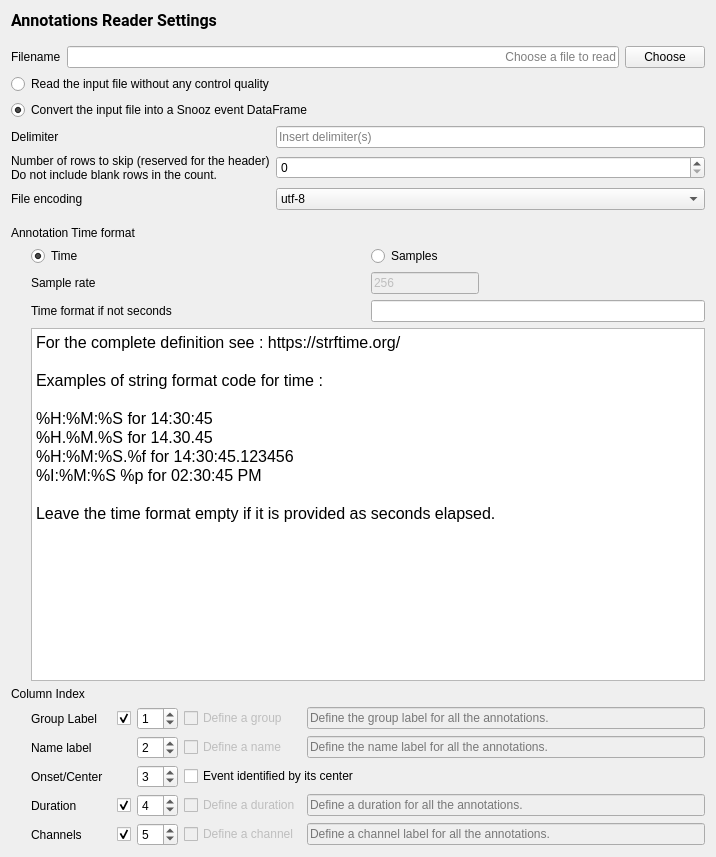
<?xml version="1.0" encoding="UTF-8"?>
<ui version="4.0">
 <class>EventReaderSettingsView</class>
 <widget class="QWidget" name="EventReaderSettingsView">
  <property name="geometry">
   <rect>
    <x>0</x>
    <y>0</y>
    <width>716</width>
    <height>857</height>
   </rect>
  </property>
  <property name="windowTitle">
   <string>Form</string>
  </property>
  <property name="styleSheet">
   <string notr="true">font: 12pt &quot;Roboto&quot;;</string>
  </property>
  <property name="inputMethodHints">
   <set>Qt::ImhNone</set>
  </property>
  <layout class="QHBoxLayout" name="horizontalLayout_3">
   <item>
    <layout class="QVBoxLayout" name="verticalLayout_3">
     <property name="sizeConstraint">
      <enum>QLayout::SetFixedSize</enum>
     </property>
     <item>
      <widget class="QLabel" name="label_10">
       <property name="font">
        <font>
         <family>Roboto</family>
         <pointsize>12</pointsize>
         <weight>50</weight>
         <italic>false</italic>
         <bold>false</bold>
        </font>
       </property>
       <property name="text">
        <string>&lt;html&gt;&lt;head/&gt;&lt;body&gt;&lt;p&gt;&lt;span style=&quot; font-weight:600;&quot;&gt;Annotations Reader Settings&lt;/span&gt;&lt;/p&gt;&lt;/body&gt;&lt;/html&gt;</string>
       </property>
      </widget>
     </item>
     <item>
      <spacer name="verticalSpacer_2">
       <property name="orientation">
        <enum>Qt::Vertical</enum>
       </property>
       <property name="sizeType">
        <enum>QSizePolicy::Fixed</enum>
       </property>
       <property name="sizeHint" stdset="0">
        <size>
         <width>20</width>
         <height>10</height>
        </size>
       </property>
      </spacer>
     </item>
     <item>
      <layout class="QVBoxLayout" name="verticalLayout">
       <item>
        <layout class="QGridLayout" name="gridLayout">
         <item row="0" column="2">
          <widget class="QPushButton" name="choose_pushbutton">
           <property name="maximumSize">
            <size>
             <width>80</width>
             <height>16777215</height>
            </size>
           </property>
           <property name="text">
            <string>Choose</string>
           </property>
          </widget>
         </item>
         <item row="0" column="1">
          <widget class="QLineEdit" name="filename_lineedit">
           <property name="maximumSize">
            <size>
             <width>16777215</width>
             <height>16777215</height>
            </size>
           </property>
           <property name="text">
            <string/>
           </property>
           <property name="alignment">
            <set>Qt::AlignRight|Qt::AlignTrailing|Qt::AlignVCenter</set>
           </property>
           <property name="placeholderText">
            <string>Choose a file to read</string>
           </property>
          </widget>
         </item>
         <item row="0" column="0">
          <widget class="QLabel" name="label">
           <property name="maximumSize">
            <size>
             <width>16777215</width>
             <height>16777215</height>
            </size>
           </property>
           <property name="layoutDirection">
            <enum>Qt::LeftToRight</enum>
           </property>
           <property name="text">
            <string>Filename</string>
           </property>
           <property name="alignment">
            <set>Qt::AlignLeading|Qt::AlignLeft|Qt::AlignVCenter</set>
           </property>
          </widget>
         </item>
        </layout>
       </item>
       <item>
        <layout class="QGridLayout" name="gridLayout_3">
         <item row="3" column="1">
          <widget class="QSpinBox" name="spinBox_nrows_hdr">
           <property name="toolTip">
            <string>Blank rows are skipped automatically, so do not include them in the row count to skip. This feature is important to prevent issues with files that end with blank rows.</string>
           </property>
          </widget>
         </item>
         <item row="1" column="0" colspan="2">
          <widget class="QRadioButton" name="radioButton_snooz">
           <property name="text">
            <string>Convert the input file into a Snooz event DataFrame</string>
           </property>
           <property name="checked">
            <bool>true</bool>
           </property>
           <attribute name="buttonGroup">
            <string notr="true">buttonGroup</string>
           </attribute>
          </widget>
         </item>
         <item row="4" column="0">
          <widget class="QLabel" name="label_13">
           <property name="text">
            <string>File encoding</string>
           </property>
          </widget>
         </item>
         <item row="3" column="0">
          <widget class="QLabel" name="label_12">
           <property name="text">
            <string>Number of rows to skip (reserved for the header)
Do not include blank rows in the count.</string>
           </property>
          </widget>
         </item>
         <item row="2" column="1">
          <widget class="QLineEdit" name="delimiter_lineedit">
           <property name="toolTip">
            <string>&lt;html&gt;&lt;head/&gt;&lt;body&gt;&lt;p&gt;For tabulation write \t.&lt;/p&gt;&lt;/body&gt;&lt;/html&gt;</string>
           </property>
           <property name="inputMethodHints">
            <set>Qt::ImhDialableCharactersOnly</set>
           </property>
           <property name="alignment">
            <set>Qt::AlignLeading|Qt::AlignLeft|Qt::AlignVCenter</set>
           </property>
           <property name="placeholderText">
            <string>Insert delimiter(s)</string>
           </property>
          </widget>
         </item>
         <item row="2" column="0">
          <widget class="QLabel" name="label_11">
           <property name="text">
            <string>Delimiter</string>
           </property>
          </widget>
         </item>
         <item row="0" column="0" colspan="2">
          <widget class="QRadioButton" name="radioButton_personalized">
           <property name="text">
            <string>Read the input file without any control quality</string>
           </property>
           <attribute name="buttonGroup">
            <string notr="true">buttonGroup</string>
           </attribute>
          </widget>
         </item>
         <item row="4" column="1">
          <widget class="QComboBox" name="comboBox_encoding">
           <item>
            <property name="text">
             <string>utf-8</string>
            </property>
           </item>
           <item>
            <property name="text">
             <string>latin-1</string>
            </property>
           </item>
           <item>
            <property name="text">
             <string>utf-16</string>
            </property>
           </item>
           <item>
            <property name="text">
             <string>utf-32</string>
            </property>
           </item>
           <item>
            <property name="text">
             <string>iso-8859</string>
            </property>
           </item>
           <item>
            <property name="text">
             <string>ascii</string>
            </property>
           </item>
           <item>
            <property name="text">
             <string>ansi</string>
            </property>
           </item>
          </widget>
         </item>
        </layout>
       </item>
      </layout>
     </item>
     <item>
      <spacer name="verticalSpacer_3">
       <property name="orientation">
        <enum>Qt::Vertical</enum>
       </property>
       <property name="sizeType">
        <enum>QSizePolicy::Fixed</enum>
       </property>
       <property name="sizeHint" stdset="0">
        <size>
         <width>20</width>
         <height>10</height>
        </size>
       </property>
      </spacer>
     </item>
     <item>
      <layout class="QVBoxLayout" name="verticalLayout_2">
       <item>
        <widget class="QLabel" name="label_5">
         <property name="text">
          <string>Annotation Time format</string>
         </property>
         <property name="alignment">
          <set>Qt::AlignLeading|Qt::AlignLeft|Qt::AlignVCenter</set>
         </property>
        </widget>
       </item>
       <item>
        <layout class="QHBoxLayout" name="horizontalLayout">
         <item>
          <spacer name="horizontalSpacer">
           <property name="orientation">
            <enum>Qt::Horizontal</enum>
           </property>
           <property name="sizeType">
            <enum>QSizePolicy::Fixed</enum>
           </property>
           <property name="sizeHint" stdset="0">
            <size>
             <width>20</width>
             <height>10</height>
            </size>
           </property>
          </spacer>
         </item>
         <item>
          <layout class="QGridLayout" name="gridLayout_2">
           <item row="1" column="0">
            <widget class="QLabel" name="label_6">
             <property name="layoutDirection">
              <enum>Qt::LeftToRight</enum>
             </property>
             <property name="text">
              <string>Sample rate</string>
             </property>
             <property name="alignment">
              <set>Qt::AlignLeading|Qt::AlignLeft|Qt::AlignVCenter</set>
             </property>
            </widget>
           </item>
           <item row="6" column="0">
            <widget class="QLabel" name="label_14">
             <property name="text">
              <string>Time format if not seconds</string>
             </property>
            </widget>
           </item>
           <item row="0" column="1">
            <widget class="QRadioButton" name="sample_radiobutton">
             <property name="sizePolicy">
              <sizepolicy hsizetype="Expanding" vsizetype="Fixed">
               <horstretch>0</horstretch>
               <verstretch>0</verstretch>
              </sizepolicy>
             </property>
             <property name="text">
              <string>Samples</string>
             </property>
             <attribute name="buttonGroup">
              <string notr="true">buttonGroup_2</string>
             </attribute>
            </widget>
           </item>
           <item row="0" column="0">
            <widget class="QRadioButton" name="time_radiobutton">
             <property name="sizePolicy">
              <sizepolicy hsizetype="Expanding" vsizetype="Fixed">
               <horstretch>0</horstretch>
               <verstretch>0</verstretch>
              </sizepolicy>
             </property>
             <property name="text">
              <string>Time</string>
             </property>
             <property name="checked">
              <bool>true</bool>
             </property>
             <attribute name="buttonGroup">
              <string notr="true">buttonGroup_2</string>
             </attribute>
            </widget>
           </item>
           <item row="1" column="1">
            <widget class="QLineEdit" name="sample_rate_lineedit">
             <property name="enabled">
              <bool>false</bool>
             </property>
             <property name="sizePolicy">
              <sizepolicy hsizetype="Fixed" vsizetype="Fixed">
               <horstretch>0</horstretch>
               <verstretch>0</verstretch>
              </sizepolicy>
             </property>
             <property name="text">
              <string>256</string>
             </property>
            </widget>
           </item>
           <item row="6" column="1">
            <widget class="QLineEdit" name="lineEdit_time_format">
             <property name="toolTip">
              <string>Let empty to define the time elapsed in seconds. Otherwise define the string format (see https://strftime.org/). </string>
             </property>
            </widget>
           </item>
           <item row="7" column="0" colspan="2">
            <widget class="QTextEdit" name="textEdit">
             <property name="readOnly">
              <bool>true</bool>
             </property>
             <property name="html">
              <string>&lt;!DOCTYPE HTML PUBLIC &quot;-//W3C//DTD HTML 4.0//EN&quot; &quot;http://www.w3.org/TR/REC-html40/strict.dtd&quot;&gt;
&lt;html&gt;&lt;head&gt;&lt;meta name=&quot;qrichtext&quot; content=&quot;1&quot; /&gt;&lt;style type=&quot;text/css&quot;&gt;
p, li { white-space: pre-wrap; }
&lt;/style&gt;&lt;/head&gt;&lt;body style=&quot; font-family:'Roboto'; font-size:12pt; font-weight:400; font-style:normal;&quot;&gt;
&lt;p style=&quot; margin-top:0px; margin-bottom:0px; margin-left:0px; margin-right:0px; -qt-block-indent:0; text-indent:0px;&quot;&gt;For the complete definition see : https://strftime.org/&lt;/p&gt;
&lt;p style=&quot;-qt-paragraph-type:empty; margin-top:0px; margin-bottom:0px; margin-left:0px; margin-right:0px; -qt-block-indent:0; text-indent:0px;&quot;&gt;&lt;br /&gt;&lt;/p&gt;
&lt;p style=&quot; margin-top:0px; margin-bottom:0px; margin-left:0px; margin-right:0px; -qt-block-indent:0; text-indent:0px;&quot;&gt;Examples of string format code for time : &lt;/p&gt;
&lt;p style=&quot;-qt-paragraph-type:empty; margin-top:0px; margin-bottom:0px; margin-left:0px; margin-right:0px; -qt-block-indent:0; text-indent:0px;&quot;&gt;&lt;br /&gt;&lt;/p&gt;
&lt;p style=&quot; margin-top:0px; margin-bottom:0px; margin-left:0px; margin-right:0px; -qt-block-indent:0; text-indent:0px;&quot;&gt;%H:%M:%S for 14:30:45&lt;/p&gt;
&lt;p style=&quot; margin-top:0px; margin-bottom:0px; margin-left:0px; margin-right:0px; -qt-block-indent:0; text-indent:0px;&quot;&gt;%H.%M.%S for 14.30.45&lt;/p&gt;
&lt;p style=&quot; margin-top:0px; margin-bottom:0px; margin-left:0px; margin-right:0px; -qt-block-indent:0; text-indent:0px;&quot;&gt;%H:%M:%S.%f for 14:30:45.123456&lt;/p&gt;
&lt;p style=&quot; margin-top:0px; margin-bottom:0px; margin-left:0px; margin-right:0px; -qt-block-indent:0; text-indent:0px;&quot;&gt;%I:%M:%S %p for 02:30:45 PM&lt;/p&gt;
&lt;p style=&quot;-qt-paragraph-type:empty; margin-top:0px; margin-bottom:0px; margin-left:0px; margin-right:0px; -qt-block-indent:0; text-indent:0px;&quot;&gt;&lt;br /&gt;&lt;/p&gt;
&lt;p style=&quot; margin-top:0px; margin-bottom:0px; margin-left:0px; margin-right:0px; -qt-block-indent:0; text-indent:0px;&quot;&gt;Leave the time format empty if it is provided as seconds elapsed.&lt;/p&gt;&lt;/body&gt;&lt;/html&gt;</string>
             </property>
            </widget>
           </item>
          </layout>
         </item>
        </layout>
       </item>
       <item>
        <widget class="QLabel" name="label_7">
         <property name="text">
          <string>Column Index</string>
         </property>
        </widget>
       </item>
       <item>
        <layout class="QHBoxLayout" name="horizontalLayout_2">
         <item>
          <spacer name="horizontalSpacer_2">
           <property name="orientation">
            <enum>Qt::Horizontal</enum>
           </property>
           <property name="sizeType">
            <enum>QSizePolicy::Fixed</enum>
           </property>
           <property name="sizeHint" stdset="0">
            <size>
             <width>20</width>
             <height>20</height>
            </size>
           </property>
          </spacer>
         </item>
         <item>
          <layout class="QGridLayout" name="gridLayout_4">
           <property name="sizeConstraint">
            <enum>QLayout::SetMaximumSize</enum>
           </property>
           <item row="3" column="2">
            <widget class="QSpinBox" name="duration_spinbox">
             <property name="sizePolicy">
              <sizepolicy hsizetype="Fixed" vsizetype="Fixed">
               <horstretch>0</horstretch>
               <verstretch>0</verstretch>
              </sizepolicy>
             </property>
             <property name="minimum">
              <number>0</number>
             </property>
             <property name="value">
              <number>4</number>
             </property>
            </widget>
           </item>
           <item row="4" column="2">
            <widget class="QSpinBox" name="channel_spinBox">
             <property name="sizePolicy">
              <sizepolicy hsizetype="Fixed" vsizetype="Fixed">
               <horstretch>0</horstretch>
               <verstretch>0</verstretch>
              </sizepolicy>
             </property>
             <property name="toolTip">
              <string>Mark 0 if events are not channel specific (as sleep stage).</string>
             </property>
             <property name="value">
              <number>5</number>
             </property>
            </widget>
           </item>
           <item row="3" column="0">
            <widget class="QLabel" name="label_4">
             <property name="layoutDirection">
              <enum>Qt::LeftToRight</enum>
             </property>
             <property name="text">
              <string>Duration</string>
             </property>
             <property name="alignment">
              <set>Qt::AlignLeading|Qt::AlignLeft|Qt::AlignVCenter</set>
             </property>
            </widget>
           </item>
           <item row="3" column="4">
            <widget class="QLineEdit" name="fixed_dur_lineEdit">
             <property name="enabled">
              <bool>false</bool>
             </property>
             <property name="toolTip">
              <string>Enter a fixed duration for all events. Use the &quot;Annotation Time Format&quot; defined above.</string>
             </property>
             <property name="placeholderText">
              <string>Define a duration for all the annotations.</string>
             </property>
            </widget>
           </item>
           <item row="4" column="3">
            <widget class="QCheckBox" name="checkBox_define_chan">
             <property name="enabled">
              <bool>false</bool>
             </property>
             <property name="text">
              <string>Define a channel</string>
             </property>
            </widget>
           </item>
           <item row="4" column="4">
            <widget class="QLineEdit" name="fixed_chan_lineEdit">
             <property name="enabled">
              <bool>false</bool>
             </property>
             <property name="placeholderText">
              <string>Define a channel label for all the annotations.</string>
             </property>
            </widget>
           </item>
           <item row="4" column="0">
            <widget class="QLabel" name="label_8">
             <property name="text">
              <string>Channels</string>
             </property>
             <property name="alignment">
              <set>Qt::AlignLeading|Qt::AlignLeft|Qt::AlignVCenter</set>
             </property>
            </widget>
           </item>
           <item row="1" column="3">
            <widget class="QCheckBox" name="checkBox_define_name">
             <property name="enabled">
              <bool>false</bool>
             </property>
             <property name="text">
              <string>Define a name</string>
             </property>
            </widget>
           </item>
           <item row="1" column="0">
            <widget class="QLabel" name="label_2">
             <property name="layoutDirection">
              <enum>Qt::LeftToRight</enum>
             </property>
             <property name="text">
              <string>Name label</string>
             </property>
             <property name="alignment">
              <set>Qt::AlignLeading|Qt::AlignLeft|Qt::AlignVCenter</set>
             </property>
            </widget>
           </item>
           <item row="3" column="1">
            <widget class="QCheckBox" name="checkBox_dur_enabled">
             <property name="text">
              <string/>
             </property>
             <property name="checked">
              <bool>true</bool>
             </property>
            </widget>
           </item>
           <item row="2" column="3" colspan="2">
            <widget class="QCheckBox" name="center_checkBox">
             <property name="toolTip">
              <string>Check if the event is identified by its center instead of its onset.</string>
             </property>
             <property name="text">
              <string>Event identified by its center</string>
             </property>
            </widget>
           </item>
           <item row="0" column="2">
            <widget class="QSpinBox" name="group_spinbox">
             <property name="sizePolicy">
              <sizepolicy hsizetype="Fixed" vsizetype="Fixed">
               <horstretch>0</horstretch>
               <verstretch>0</verstretch>
              </sizepolicy>
             </property>
             <property name="value">
              <number>1</number>
             </property>
            </widget>
           </item>
           <item row="0" column="4">
            <widget class="QLineEdit" name="group_lineEdit">
             <property name="enabled">
              <bool>false</bool>
             </property>
             <property name="toolTip">
              <string>To define a default event group (when group index column is 0).</string>
             </property>
             <property name="placeholderText">
              <string>Define the group label for all the annotations.</string>
             </property>
            </widget>
           </item>
           <item row="0" column="3">
            <widget class="QCheckBox" name="checkBox_define_group">
             <property name="enabled">
              <bool>false</bool>
             </property>
             <property name="text">
              <string>Define a group</string>
             </property>
            </widget>
           </item>
           <item row="1" column="4">
            <widget class="QLineEdit" name="name_lineEdit">
             <property name="enabled">
              <bool>false</bool>
             </property>
             <property name="minimumSize">
              <size>
               <width>250</width>
               <height>0</height>
              </size>
             </property>
             <property name="toolTip">
              <string>To define a default event name (when name index column is 0).</string>
             </property>
             <property name="placeholderText">
              <string>Define the name label for all the annotations.</string>
             </property>
            </widget>
           </item>
           <item row="3" column="3">
            <widget class="QCheckBox" name="checkBox_define_dur">
             <property name="enabled">
              <bool>false</bool>
             </property>
             <property name="text">
              <string>Define a duration</string>
             </property>
            </widget>
           </item>
           <item row="0" column="0">
            <widget class="QLabel" name="label_9">
             <property name="minimumSize">
              <size>
               <width>80</width>
               <height>0</height>
              </size>
             </property>
             <property name="text">
              <string>Group Label</string>
             </property>
             <property name="alignment">
              <set>Qt::AlignLeading|Qt::AlignLeft|Qt::AlignVCenter</set>
             </property>
            </widget>
           </item>
           <item row="2" column="0">
            <widget class="QLabel" name="label_3">
             <property name="layoutDirection">
              <enum>Qt::LeftToRight</enum>
             </property>
             <property name="text">
              <string>Onset/Center</string>
             </property>
             <property name="alignment">
              <set>Qt::AlignLeading|Qt::AlignLeft|Qt::AlignVCenter</set>
             </property>
            </widget>
           </item>
           <item row="0" column="1">
            <widget class="QCheckBox" name="checkBox_group_enabled">
             <property name="text">
              <string/>
             </property>
             <property name="checked">
              <bool>true</bool>
             </property>
            </widget>
           </item>
           <item row="1" column="2">
            <widget class="QSpinBox" name="event_name_spinbox">
             <property name="sizePolicy">
              <sizepolicy hsizetype="Fixed" vsizetype="Fixed">
               <horstretch>0</horstretch>
               <verstretch>0</verstretch>
              </sizepolicy>
             </property>
             <property name="minimum">
              <number>0</number>
             </property>
             <property name="value">
              <number>2</number>
             </property>
            </widget>
           </item>
           <item row="2" column="2">
            <widget class="QSpinBox" name="onset_spinbox">
             <property name="sizePolicy">
              <sizepolicy hsizetype="Fixed" vsizetype="Fixed">
               <horstretch>0</horstretch>
               <verstretch>0</verstretch>
              </sizepolicy>
             </property>
             <property name="minimum">
              <number>0</number>
             </property>
             <property name="value">
              <number>3</number>
             </property>
            </widget>
           </item>
           <item row="4" column="1">
            <widget class="QCheckBox" name="checkBox_chan_enabled">
             <property name="text">
              <string/>
             </property>
             <property name="checked">
              <bool>true</bool>
             </property>
            </widget>
           </item>
          </layout>
         </item>
        </layout>
       </item>
      </layout>
     </item>
    </layout>
   </item>
  </layout>
 </widget>
 <resources>
  <include location="../../../../snooz-toolbox/src/main/python/ui/themes/themes.qrc"/>
 </resources>
 <connections>
  <connection>
   <sender>choose_pushbutton</sender>
   <signal>clicked()</signal>
   <receiver>EventReaderSettingsView</receiver>
   <slot>on_choose()</slot>
   <hints>
    <hint type="sourcelabel">
     <x>700</x>
     <y>50</y>
    </hint>
    <hint type="destinationlabel">
     <x>207</x>
     <y>111</y>
    </hint>
   </hints>
  </connection>
  <connection>
   <sender>time_radiobutton</sender>
   <signal>clicked()</signal>
   <receiver>EventReaderSettingsView</receiver>
   <slot>on_input_format_changed()</slot>
   <hints>
    <hint type="sourcelabel">
     <x>327</x>
     <y>77</y>
    </hint>
    <hint type="destinationlabel">
     <x>207</x>
     <y>111</y>
    </hint>
   </hints>
  </connection>
  <connection>
   <sender>sample_radiobutton</sender>
   <signal>clicked()</signal>
   <receiver>EventReaderSettingsView</receiver>
   <slot>on_input_format_changed()</slot>
   <hints>
    <hint type="sourcelabel">
     <x>513</x>
     <y>77</y>
    </hint>
    <hint type="destinationlabel">
     <x>207</x>
     <y>111</y>
    </hint>
   </hints>
  </connection>
  <connection>
   <sender>checkBox_define_dur</sender>
   <signal>clicked()</signal>
   <receiver>EventReaderSettingsView</receiver>
   <slot>on_event_pos_changed()</slot>
   <hints>
    <hint type="sourcelabel">
     <x>388</x>
     <y>248</y>
    </hint>
    <hint type="destinationlabel">
     <x>702</x>
     <y>304</y>
    </hint>
   </hints>
  </connection>
  <connection>
   <sender>group_spinbox</sender>
   <signal>valueChanged(int)</signal>
   <receiver>EventReaderSettingsView</receiver>
   <slot>on_group_index_changed()</slot>
   <hints>
    <hint type="sourcelabel">
     <x>168</x>
     <y>174</y>
    </hint>
    <hint type="destinationlabel">
     <x>355</x>
     <y>164</y>
    </hint>
   </hints>
  </connection>
  <connection>
   <sender>event_name_spinbox</sender>
   <signal>valueChanged(int)</signal>
   <receiver>EventReaderSettingsView</receiver>
   <slot>on_name_index_changed()</slot>
   <hints>
    <hint type="sourcelabel">
     <x>168</x>
     <y>200</y>
    </hint>
    <hint type="destinationlabel">
     <x>355</x>
     <y>164</y>
    </hint>
   </hints>
  </connection>
  <connection>
   <sender>radioButton_personalized</sender>
   <signal>clicked()</signal>
   <receiver>EventReaderSettingsView</receiver>
   <slot>snooz_event_update_slot()</slot>
   <hints>
    <hint type="sourcelabel">
     <x>273</x>
     <y>177</y>
    </hint>
    <hint type="destinationlabel">
     <x>388</x>
     <y>348</y>
    </hint>
   </hints>
  </connection>
  <connection>
   <sender>radioButton_snooz</sender>
   <signal>clicked()</signal>
   <receiver>EventReaderSettingsView</receiver>
   <slot>snooz_event_update_slot()</slot>
   <hints>
    <hint type="sourcelabel">
     <x>273</x>
     <y>201</y>
    </hint>
    <hint type="destinationlabel">
     <x>388</x>
     <y>348</y>
    </hint>
   </hints>
  </connection>
  <connection>
   <sender>checkBox_group_enabled</sender>
   <signal>clicked()</signal>
   <receiver>EventReaderSettingsView</receiver>
   <slot>group_enabled_slot()</slot>
   <hints>
    <hint type="sourcelabel">
     <x>128</x>
     <y>484</y>
    </hint>
    <hint type="destinationlabel">
     <x>388</x>
     <y>348</y>
    </hint>
   </hints>
  </connection>
  <connection>
   <sender>checkBox_dur_enabled</sender>
   <signal>clicked()</signal>
   <receiver>EventReaderSettingsView</receiver>
   <slot>dur_enabled_slot()</slot>
   <hints>
    <hint type="sourcelabel">
     <x>128</x>
     <y>561</y>
    </hint>
    <hint type="destinationlabel">
     <x>388</x>
     <y>348</y>
    </hint>
   </hints>
  </connection>
  <connection>
   <sender>checkBox_chan_enabled</sender>
   <signal>clicked()</signal>
   <receiver>EventReaderSettingsView</receiver>
   <slot>chan_enabled_slot()</slot>
   <hints>
    <hint type="sourcelabel">
     <x>128</x>
     <y>587</y>
    </hint>
    <hint type="destinationlabel">
     <x>388</x>
     <y>348</y>
    </hint>
   </hints>
  </connection>
  <connection>
   <sender>checkBox_define_group</sender>
   <signal>clicked()</signal>
   <receiver>EventReaderSettingsView</receiver>
   <slot>on_event_pos_changed()</slot>
   <hints>
    <hint type="sourcelabel">
     <x>227</x>
     <y>484</y>
    </hint>
    <hint type="destinationlabel">
     <x>388</x>
     <y>348</y>
    </hint>
   </hints>
  </connection>
  <connection>
   <sender>checkBox_define_name</sender>
   <signal>clicked()</signal>
   <receiver>EventReaderSettingsView</receiver>
   <slot>on_event_pos_changed()</slot>
   <hints>
    <hint type="sourcelabel">
     <x>227</x>
     <y>510</y>
    </hint>
    <hint type="destinationlabel">
     <x>388</x>
     <y>348</y>
    </hint>
   </hints>
  </connection>
  <connection>
   <sender>checkBox_define_chan</sender>
   <signal>clicked()</signal>
   <receiver>EventReaderSettingsView</receiver>
   <slot>on_event_pos_changed()</slot>
   <hints>
    <hint type="sourcelabel">
     <x>227</x>
     <y>587</y>
    </hint>
    <hint type="destinationlabel">
     <x>388</x>
     <y>348</y>
    </hint>
   </hints>
  </connection>
  <connection>
   <sender>duration_spinbox</sender>
   <signal>valueChanged(int)</signal>
   <receiver>EventReaderSettingsView</receiver>
   <slot>on_duration_index_changed()</slot>
   <hints>
    <hint type="sourcelabel">
     <x>154</x>
     <y>561</y>
    </hint>
    <hint type="destinationlabel">
     <x>388</x>
     <y>348</y>
    </hint>
   </hints>
  </connection>
  <connection>
   <sender>channel_spinBox</sender>
   <signal>valueChanged(int)</signal>
   <receiver>EventReaderSettingsView</receiver>
   <slot>on_chan_index_changed()</slot>
   <hints>
    <hint type="sourcelabel">
     <x>154</x>
     <y>587</y>
    </hint>
    <hint type="destinationlabel">
     <x>388</x>
     <y>348</y>
    </hint>
   </hints>
  </connection>
 </connections>
 <slots>
  <slot>on_choose()</slot>
  <slot>on_input_format_changed()</slot>
  <slot>on_event_pos_changed()</slot>
  <slot>on_group_index_changed()</slot>
  <slot>on_name_index_changed()</slot>
  <slot>snooz_event_update_slot()</slot>
  <slot>group_enabled_slot()</slot>
  <slot>dur_enabled_slot()</slot>
  <slot>chan_enabled_slot()</slot>
  <slot>on_duration_index_changed()</slot>
  <slot>on_chan_index_changed()</slot>
 </slots>
 <buttongroups>
  <buttongroup name="buttonGroup"/>
  <buttongroup name="buttonGroup_2"/>
 </buttongroups>
</ui>
